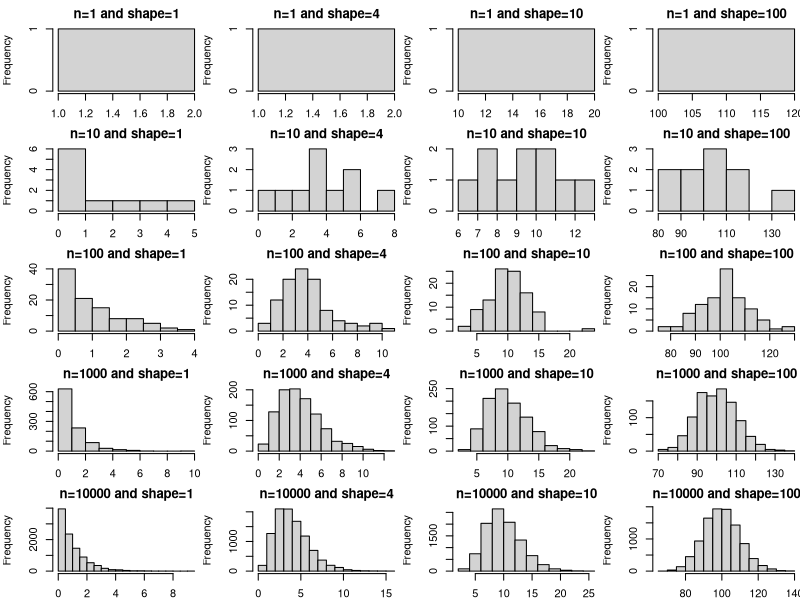

Source code (R):
shapes <- c(1, 4, 10, 100)
ns <- c(1, 10, 100, 1000, 10000)
#pdf(file = "plot.pdf", width = 10, height = 10)

par(mfcol = c(length(ns), length(shapes)), mar = c(2, 4, 2, 0))

for (shape in shapes) {
  for (n in ns) {
    data <- rgamma(n, shape)
    hist(data,
         xlab = "",
         main = paste0("n=", n, " and shape=", shape))
  }
}
#dev.off()